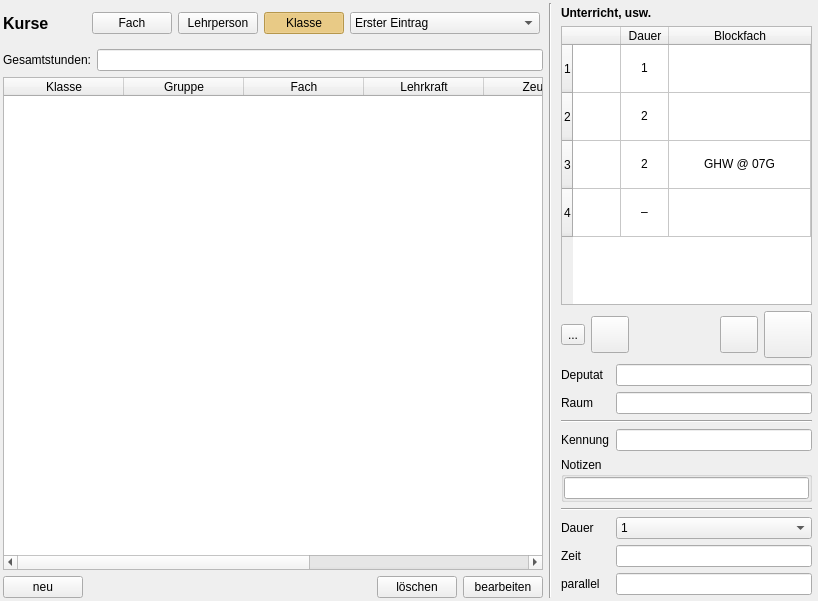
<?xml version="1.0" encoding="UTF-8"?>
<ui version="4.0">
 <class>CourseEditor</class>
 <widget class="QWidget" name="CourseEditor">
  <property name="geometry">
   <rect>
    <x>0</x>
    <y>0</y>
    <width>818</width>
    <height>601</height>
   </rect>
  </property>
  <property name="sizePolicy">
   <sizepolicy hsizetype="Preferred" vsizetype="MinimumExpanding">
    <horstretch>0</horstretch>
    <verstretch>0</verstretch>
   </sizepolicy>
  </property>
  <property name="mouseTracking">
   <bool>false</bool>
  </property>
  <property name="windowTitle">
   <string>Kurse und Stunden</string>
  </property>
  <layout class="QHBoxLayout" name="horizontalLayout_3">
   <property name="leftMargin">
    <number>3</number>
   </property>
   <property name="topMargin">
    <number>3</number>
   </property>
   <property name="rightMargin">
    <number>3</number>
   </property>
   <property name="bottomMargin">
    <number>3</number>
   </property>
   <item>
    <layout class="QVBoxLayout" name="verticalLayout_2">
     <item>
      <layout class="QHBoxLayout" name="horizontalLayout" stretch="0,1,0">
       <item>
        <widget class="QLabel" name="label">
         <property name="font">
          <font>
           <pointsize>12</pointsize>
           <bold>true</bold>
          </font>
         </property>
         <property name="text">
          <string>Kurse</string>
         </property>
        </widget>
       </item>
       <item>
        <spacer name="horizontalSpacer">
         <property name="orientation">
          <enum>Qt::Horizontal</enum>
         </property>
         <property name="sizeHint" stdset="0">
          <size>
           <width>40</width>
           <height>20</height>
          </size>
         </property>
        </spacer>
       </item>
       <item>
        <widget class="QFrame" name="frame">
         <property name="minimumSize">
          <size>
           <width>0</width>
           <height>40</height>
          </size>
         </property>
         <property name="toolTip">
          <string>&lt;html&gt;&lt;head/&gt;&lt;body&gt;&lt;p&gt;Die Kurse können für eine Klasse, eine Person oder ein Fach betrachtet werden.&lt;/p&gt;&lt;p&gt;Klicke auf die entsprechende Schaltfläche, dann ist die weitere Wahl im Aufklappmenü möglich.&lt;/p&gt;&lt;p&gt;&lt;br/&gt;&lt;/p&gt;&lt;/body&gt;&lt;/html&gt;</string>
         </property>
         <property name="styleSheet">
          <string notr="true">QPushButton:checked {background-color: #ffd36b;}</string>
         </property>
         <property name="frameShadow">
          <enum>QFrame::Raised</enum>
         </property>
         <layout class="QHBoxLayout" name="horizontalLayout_4">
          <property name="leftMargin">
           <number>3</number>
          </property>
          <property name="topMargin">
           <number>3</number>
          </property>
          <property name="rightMargin">
           <number>3</number>
          </property>
          <property name="bottomMargin">
           <number>3</number>
          </property>
          <item>
           <widget class="QPushButton" name="pb_SUBJECT">
            <property name="text">
             <string>Fach</string>
            </property>
            <property name="checkable">
             <bool>true</bool>
            </property>
            <attribute name="buttonGroup">
             <string notr="true">buttonGroup</string>
            </attribute>
           </widget>
          </item>
          <item>
           <widget class="QPushButton" name="pb_TEACHER">
            <property name="text">
             <string>Lehrperson</string>
            </property>
            <property name="checkable">
             <bool>true</bool>
            </property>
            <attribute name="buttonGroup">
             <string notr="true">buttonGroup</string>
            </attribute>
           </widget>
          </item>
          <item>
           <widget class="QPushButton" name="pb_CLASS">
            <property name="text">
             <string>Klasse</string>
            </property>
            <property name="checkable">
             <bool>true</bool>
            </property>
            <property name="checked">
             <bool>true</bool>
            </property>
            <attribute name="buttonGroup">
             <string notr="true">buttonGroup</string>
            </attribute>
           </widget>
          </item>
          <item>
           <widget class="QComboBox" name="combo_class">
            <property name="sizeAdjustPolicy">
             <enum>QComboBox::AdjustToContents</enum>
            </property>
            <item>
             <property name="text">
              <string>Erster Eintrag</string>
             </property>
            </item>
            <item>
             <property name="text">
              <string>Ein sehr ausführlicher Eintrag</string>
             </property>
            </item>
           </widget>
          </item>
         </layout>
        </widget>
       </item>
      </layout>
     </item>
     <item>
      <layout class="QHBoxLayout" name="horizontalLayout_6">
       <item>
        <widget class="QLabel" name="label_2">
         <property name="text">
          <string>Gesamtstunden:</string>
         </property>
        </widget>
       </item>
       <item>
        <widget class="QLineEdit" name="total">
         <property name="readOnly">
          <bool>true</bool>
         </property>
        </widget>
       </item>
      </layout>
     </item>
     <item>
      <widget class="QTableWidget" name="course_table">
       <property name="editTriggers">
        <set>QAbstractItemView::NoEditTriggers</set>
       </property>
       <property name="alternatingRowColors">
        <bool>true</bool>
       </property>
       <property name="selectionMode">
        <enum>QAbstractItemView::SingleSelection</enum>
       </property>
       <property name="selectionBehavior">
        <enum>QAbstractItemView::SelectRows</enum>
       </property>
       <attribute name="horizontalHeaderDefaultSectionSize">
        <number>120</number>
       </attribute>
       <attribute name="horizontalHeaderStretchLastSection">
        <bool>true</bool>
       </attribute>
       <column>
        <property name="text">
         <string>Klasse</string>
        </property>
       </column>
       <column>
        <property name="text">
         <string>Gruppe</string>
        </property>
       </column>
       <column>
        <property name="text">
         <string>Fach</string>
        </property>
       </column>
       <column>
        <property name="text">
         <string>Lehrkraft</string>
        </property>
       </column>
       <column>
        <property name="text">
         <string>Zeugnis</string>
        </property>
       </column>
       <column>
        <property name="text">
         <string>Noten</string>
        </property>
       </column>
       <column>
        <property name="text">
         <string>Anmerkung</string>
        </property>
       </column>
      </widget>
     </item>
     <item>
      <layout class="QHBoxLayout" name="horizontalLayout_2">
       <item>
        <widget class="QPushButton" name="pb_new_course">
         <property name="text">
          <string>neu</string>
         </property>
        </widget>
       </item>
       <item>
        <spacer name="horizontalSpacer_3">
         <property name="orientation">
          <enum>Qt::Horizontal</enum>
         </property>
         <property name="sizeHint" stdset="0">
          <size>
           <width>40</width>
           <height>20</height>
          </size>
         </property>
        </spacer>
       </item>
       <item>
        <widget class="QPushButton" name="pb_delete_course">
         <property name="text">
          <string>löschen</string>
         </property>
        </widget>
       </item>
       <item>
        <widget class="QPushButton" name="pb_edit_course">
         <property name="text">
          <string>bearbeiten</string>
         </property>
        </widget>
       </item>
      </layout>
     </item>
    </layout>
   </item>
   <item>
    <widget class="Line" name="line_3">
     <property name="orientation">
      <enum>Qt::Vertical</enum>
     </property>
    </widget>
   </item>
   <item>
    <widget class="QWidget" name="frame_r" native="true">
     <property name="enabled">
      <bool>true</bool>
     </property>
     <property name="maximumSize">
      <size>
       <width>320</width>
       <height>16777215</height>
      </size>
     </property>
     <layout class="QVBoxLayout" name="verticalLayout">
      <property name="leftMargin">
       <number>3</number>
      </property>
      <property name="topMargin">
       <number>3</number>
      </property>
      <property name="rightMargin">
       <number>3</number>
      </property>
      <property name="bottomMargin">
       <number>3</number>
      </property>
      <item>
       <widget class="QLabel" name="label_3">
        <property name="font">
         <font>
          <bold>true</bold>
         </font>
        </property>
        <property name="text">
         <string>Unterricht, usw.</string>
        </property>
       </widget>
      </item>
      <item>
       <widget class="QTableWidget" name="lesson_table">
        <property name="sizePolicy">
         <sizepolicy hsizetype="Expanding" vsizetype="Expanding">
          <horstretch>0</horstretch>
          <verstretch>1</verstretch>
         </sizepolicy>
        </property>
        <property name="minimumSize">
         <size>
          <width>0</width>
          <height>150</height>
         </size>
        </property>
        <property name="styleSheet">
         <string notr="true">QTableView {
  selection-background-color: #f0e0ff;
  selection-color: black;
}
</string>
        </property>
        <property name="editTriggers">
         <set>QAbstractItemView::NoEditTriggers</set>
        </property>
        <property name="showDropIndicator" stdset="0">
         <bool>false</bool>
        </property>
        <property name="dragDropOverwriteMode">
         <bool>false</bool>
        </property>
        <property name="alternatingRowColors">
         <bool>false</bool>
        </property>
        <property name="selectionMode">
         <enum>QAbstractItemView::SingleSelection</enum>
        </property>
        <property name="selectionBehavior">
         <enum>QAbstractItemView::SelectRows</enum>
        </property>
        <property name="iconSize">
         <size>
          <width>40</width>
          <height>40</height>
         </size>
        </property>
        <attribute name="horizontalHeaderVisible">
         <bool>true</bool>
        </attribute>
        <attribute name="horizontalHeaderCascadingSectionResizes">
         <bool>true</bool>
        </attribute>
        <attribute name="horizontalHeaderMinimumSectionSize">
         <number>36</number>
        </attribute>
        <attribute name="horizontalHeaderDefaultSectionSize">
         <number>48</number>
        </attribute>
        <attribute name="horizontalHeaderStretchLastSection">
         <bool>true</bool>
        </attribute>
        <attribute name="verticalHeaderCascadingSectionResizes">
         <bool>true</bool>
        </attribute>
        <attribute name="verticalHeaderMinimumSectionSize">
         <number>48</number>
        </attribute>
        <attribute name="verticalHeaderDefaultSectionSize">
         <number>48</number>
        </attribute>
        <row>
         <property name="text">
          <string>1</string>
         </property>
        </row>
        <row>
         <property name="text">
          <string>2</string>
         </property>
        </row>
        <row>
         <property name="text">
          <string>3</string>
         </property>
        </row>
        <row>
         <property name="text">
          <string>4</string>
         </property>
        </row>
        <column>
         <property name="text">
          <string/>
         </property>
        </column>
        <column>
         <property name="text">
          <string>Dauer</string>
         </property>
        </column>
        <column>
         <property name="text">
          <string>Blockfach</string>
         </property>
        </column>
        <item row="0" column="0">
         <property name="text">
          <string/>
         </property>
         <property name="icon">
          <iconset>
           <normaloff>../icons/lesson.svg</normaloff>../icons/lesson.svg</iconset>
         </property>
        </item>
        <item row="0" column="1">
         <property name="text">
          <string>1</string>
         </property>
         <property name="textAlignment">
          <set>AlignCenter</set>
         </property>
        </item>
        <item row="0" column="2">
         <property name="text">
          <string/>
         </property>
         <property name="textAlignment">
          <set>AlignCenter</set>
         </property>
        </item>
        <item row="1" column="0">
         <property name="text">
          <string/>
         </property>
         <property name="icon">
          <iconset>
           <normaloff>../icons/lesson.svg</normaloff>../icons/lesson.svg</iconset>
         </property>
        </item>
        <item row="1" column="1">
         <property name="text">
          <string>2</string>
         </property>
         <property name="textAlignment">
          <set>AlignCenter</set>
         </property>
        </item>
        <item row="1" column="2">
         <property name="text">
          <string/>
         </property>
         <property name="textAlignment">
          <set>AlignCenter</set>
         </property>
        </item>
        <item row="2" column="0">
         <property name="text">
          <string/>
         </property>
         <property name="icon">
          <iconset>
           <normaloff>../icons/lesson_block.svg</normaloff>../icons/lesson_block.svg</iconset>
         </property>
        </item>
        <item row="2" column="1">
         <property name="text">
          <string>2</string>
         </property>
         <property name="textAlignment">
          <set>AlignCenter</set>
         </property>
        </item>
        <item row="2" column="2">
         <property name="text">
          <string>GHW @ 07G</string>
         </property>
         <property name="textAlignment">
          <set>AlignCenter</set>
         </property>
        </item>
        <item row="3" column="0">
         <property name="text">
          <string/>
         </property>
         <property name="icon">
          <iconset>
           <normaloff>../icons/cash0a.svg</normaloff>../icons/cash0a.svg</iconset>
         </property>
        </item>
        <item row="3" column="1">
         <property name="text">
          <string>–</string>
         </property>
         <property name="textAlignment">
          <set>AlignCenter</set>
         </property>
        </item>
        <item row="3" column="2">
         <property name="text">
          <string/>
         </property>
         <property name="textAlignment">
          <set>AlignCenter</set>
         </property>
        </item>
       </widget>
      </item>
      <item>
       <layout class="QHBoxLayout" name="horizontalLayout_5">
        <item>
         <widget class="QToolButton" name="new_element">
          <property name="toolTip">
           <string>&lt;html&gt;&lt;head/&gt;&lt;body&gt;&lt;p&gt;Element (einfache Stunde, Block oder Deputat) hinzufügen&lt;/p&gt;&lt;/body&gt;&lt;/html&gt;</string>
          </property>
          <property name="text">
           <string>...</string>
          </property>
          <property name="icon">
           <iconset>
            <normaloff>../icons/new_lesson_element.svg</normaloff>../icons/new_lesson_element.svg</iconset>
          </property>
          <property name="iconSize">
           <size>
            <width>40</width>
            <height>40</height>
           </size>
          </property>
         </widget>
        </item>
        <item>
         <widget class="QToolButton" name="lesson_add">
          <property name="toolTip">
           <string>&lt;html&gt;&lt;head/&gt;&lt;body&gt;&lt;p&gt;Unterrichtsstunde zum Element hinzufügen&lt;/p&gt;&lt;/body&gt;&lt;/html&gt;</string>
          </property>
          <property name="icon">
           <iconset>
            <normaloff>../icons/lesson_add.svg</normaloff>../icons/lesson_add.svg</iconset>
          </property>
          <property name="iconSize">
           <size>
            <width>30</width>
            <height>30</height>
           </size>
          </property>
         </widget>
        </item>
        <item>
         <spacer name="horizontalSpacer_4">
          <property name="orientation">
           <enum>Qt::Horizontal</enum>
          </property>
          <property name="sizeHint" stdset="0">
           <size>
            <width>40</width>
            <height>20</height>
           </size>
          </property>
         </spacer>
        </item>
        <item>
         <widget class="QToolButton" name="lesson_sub">
          <property name="toolTip">
           <string>&lt;html&gt;&lt;head/&gt;&lt;body&gt;&lt;p&gt;Unterrichtsstunde vom Element entfernen. Die letzte Stunde kann auf diese Weise nicht entfernt werden, dafür muss der Kurs (bzw. alle Kurse) vom Element getrennt werden. &lt;/p&gt;&lt;/body&gt;&lt;/html&gt;</string>
          </property>
          <property name="icon">
           <iconset>
            <normaloff>../icons/lesson_sub.svg</normaloff>../icons/lesson_sub.svg</iconset>
          </property>
          <property name="iconSize">
           <size>
            <width>30</width>
            <height>30</height>
           </size>
          </property>
         </widget>
        </item>
        <item>
         <widget class="QToolButton" name="remove_element">
          <property name="toolTip">
           <string>&lt;html&gt;&lt;head/&gt;&lt;body&gt;&lt;p&gt;Kurs vom Element trennen. Außer wenn das Element ein Block mit anderen Kursen ist, wird das Element vollständig gelöscht.&lt;/p&gt;&lt;/body&gt;&lt;/html&gt;</string>
          </property>
          <property name="icon">
           <iconset>
            <normaloff>../icons/trash.svg</normaloff>../icons/trash.svg</iconset>
          </property>
          <property name="iconSize">
           <size>
            <width>40</width>
            <height>40</height>
           </size>
          </property>
         </widget>
        </item>
       </layout>
      </item>
      <item>
       <layout class="QFormLayout" name="formLayout">
        <item row="0" column="0">
         <widget class="QLabel" name="label_7">
          <property name="text">
           <string>Deputat</string>
          </property>
         </widget>
        </item>
        <item row="0" column="1">
         <widget class="QLineEdit" name="payment">
          <property name="readOnly">
           <bool>true</bool>
          </property>
         </widget>
        </item>
        <item row="1" column="0">
         <widget class="QLabel" name="label_8">
          <property name="text">
           <string>Raum</string>
          </property>
         </widget>
        </item>
        <item row="1" column="1">
         <widget class="QLineEdit" name="wish_room">
          <property name="readOnly">
           <bool>true</bool>
          </property>
         </widget>
        </item>
        <item row="2" column="0" colspan="2">
         <widget class="Line" name="line_2">
          <property name="orientation">
           <enum>Qt::Horizontal</enum>
          </property>
         </widget>
        </item>
        <item row="3" column="0">
         <widget class="QLabel" name="label_9">
          <property name="text">
           <string>Kennung</string>
          </property>
         </widget>
        </item>
        <item row="3" column="1">
         <widget class="QLineEdit" name="block_name">
          <property name="text">
           <string/>
          </property>
          <property name="readOnly">
           <bool>true</bool>
          </property>
         </widget>
        </item>
        <item row="4" column="0" colspan="2">
         <widget class="QGroupBox" name="groupBox_2">
          <property name="sizePolicy">
           <sizepolicy hsizetype="Preferred" vsizetype="Preferred">
            <horstretch>0</horstretch>
            <verstretch>0</verstretch>
           </sizepolicy>
          </property>
          <property name="title">
           <string>Notizen</string>
          </property>
          <layout class="QVBoxLayout" name="verticalLayout_3">
           <property name="leftMargin">
            <number>0</number>
           </property>
           <property name="topMargin">
            <number>0</number>
           </property>
           <property name="rightMargin">
            <number>0</number>
           </property>
           <property name="bottomMargin">
            <number>0</number>
           </property>
           <item>
            <widget class="QLineEdit" name="notes">
             <property name="readOnly">
              <bool>true</bool>
             </property>
            </widget>
           </item>
          </layout>
         </widget>
        </item>
        <item row="5" column="0" colspan="2">
         <widget class="Line" name="line">
          <property name="minimumSize">
           <size>
            <width>20</width>
            <height>0</height>
           </size>
          </property>
          <property name="orientation">
           <enum>Qt::Horizontal</enum>
          </property>
         </widget>
        </item>
        <item row="6" column="0">
         <widget class="QLabel" name="label_4">
          <property name="text">
           <string>Dauer</string>
          </property>
         </widget>
        </item>
        <item row="6" column="1">
         <widget class="QComboBox" name="lesson_length">
          <property name="currentText">
           <string>1</string>
          </property>
          <item>
           <property name="text">
            <string>1</string>
           </property>
          </item>
          <item>
           <property name="text">
            <string>2</string>
           </property>
          </item>
          <item>
           <property name="text">
            <string>3</string>
           </property>
          </item>
          <item>
           <property name="text">
            <string>4</string>
           </property>
          </item>
          <item>
           <property name="text">
            <string>5</string>
           </property>
          </item>
          <item>
           <property name="text">
            <string>6</string>
           </property>
          </item>
          <item>
           <property name="text">
            <string>7</string>
           </property>
          </item>
          <item>
           <property name="text">
            <string>8</string>
           </property>
          </item>
          <item>
           <property name="text">
            <string>9</string>
           </property>
          </item>
         </widget>
        </item>
        <item row="7" column="0">
         <widget class="QLabel" name="label_11">
          <property name="toolTip">
           <string notr="true">&lt;html&gt;&lt;head/&gt;&lt;body&gt;&lt;p&gt;Insbesondere für Epochenunterricht geeignet.&lt;/p&gt;&lt;p&gt;Jeder Block hat einen eigenen Kennzeichen.&lt;/p&gt;&lt;p&gt;Die Unterrichtsstunden können von mehreren Lehrern – parallel oder über das Jahr verteilt – gegeben.&lt;/p&gt;&lt;p&gt;Auch verschiedene Schülergruppen können betroffen sein.&lt;/p&gt;&lt;p&gt;&lt;br/&gt;&lt;/p&gt;&lt;/body&gt;&lt;/html&gt;</string>
          </property>
          <property name="text">
           <string>Zeit</string>
          </property>
         </widget>
        </item>
        <item row="7" column="1">
         <widget class="QLineEdit" name="wish_time">
          <property name="text">
           <string/>
          </property>
          <property name="readOnly">
           <bool>true</bool>
          </property>
         </widget>
        </item>
        <item row="8" column="0">
         <widget class="QLabel" name="label_10">
          <property name="text">
           <string>parallel</string>
          </property>
         </widget>
        </item>
        <item row="8" column="1">
         <widget class="QLineEdit" name="parallel">
          <property name="text">
           <string/>
          </property>
          <property name="readOnly">
           <bool>true</bool>
          </property>
         </widget>
        </item>
       </layout>
      </item>
     </layout>
    </widget>
   </item>
  </layout>
 </widget>
 <tabstops>
  <tabstop>pb_delete_course</tabstop>
  <tabstop>pb_edit_course</tabstop>
  <tabstop>lesson_table</tabstop>
  <tabstop>new_element</tabstop>
  <tabstop>payment</tabstop>
  <tabstop>wish_room</tabstop>
  <tabstop>block_name</tabstop>
  <tabstop>notes</tabstop>
  <tabstop>wish_time</tabstop>
  <tabstop>parallel</tabstop>
 </tabstops>
 <resources/>
 <connections/>
 <buttongroups>
  <buttongroup name="buttonGroup"/>
 </buttongroups>
</ui>
